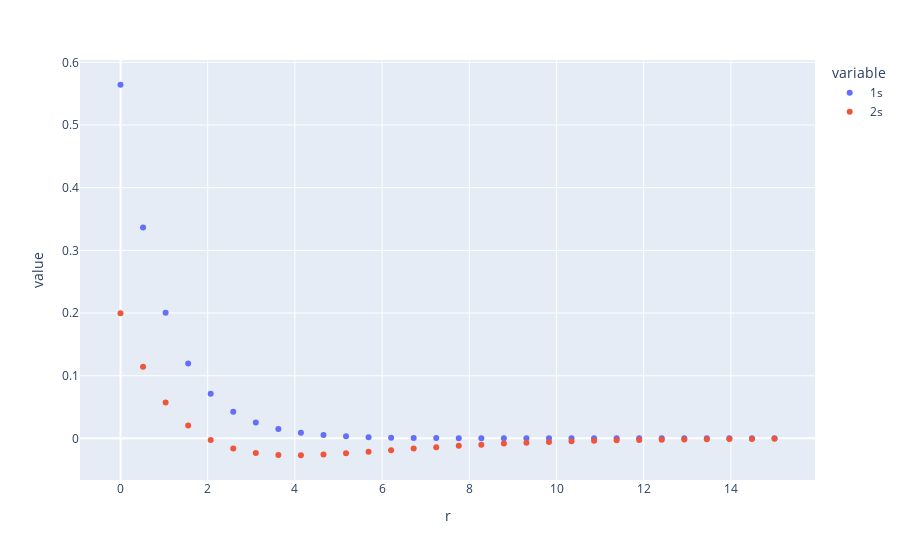

The notebook cell saved with this chart:
### Code cell
fig = px.scatter(s_orbitals, x = 'r', y = ['1s', '2s'])
fig.show()

# Look how interactive it is! 
# You can export this to html!!!!!

# https://education.molssi.org/python-visualization/plotly/plotly-express.html

### Figure 1 — Plotly figure (JSON) as saved in the notebook; plotly's stock layout.template omitted (floating-point values rounded to 4 significant figures)
{"data": [{"hovertemplate": "variable=1s<br>r=%{x}<br>value=%{y}<extra></extra>", "legendgroup": "1s", "marker": {"color": "#636efa", "symbol": "circle"}, "mode": "markers", "name": "1s", "orientation": "v", "showlegend": true, "type": "scatter", "x": [0, 0.5172, 1.034, 1.552, 2.069, 2.586, 3.103, 3.621, 4.138, 4.655, 5.172, 5.69, 6.207, 6.724, 7.241, 7.759, 8.276, 8.793, 9.31, 9.828, 10.34, 10.86, 11.38, 11.9, 12.41, 12.93, 13.45, 13.97, 14.48, 15], "xaxis": "x", "y": [0.5642, 0.3363, 0.2005, 0.1195, 0.07127, 0.04249, 0.02533, 0.0151, 0.009002, 0.005367, 0.003199, 0.001907, 0.001137, 0.0006779, 0.0004041, 0.0002409, 0.0001436, 8.563e-05, 5.105e-05, 3.043e-05, 1.814e-05, 1.082e-05, 6.448e-06, 3.844e-06, 2.292e-06, 1.366e-06, 8.145e-07, 4.856e-07, 2.895e-07, 1.726e-07], "yaxis": "y"}, {"hovertemplate": "variable=2s<br>r=%{x}<br>value=%{y}<extra></extra>", "legendgroup": "2s", "marker": {"color": "#EF553B", "symbol": "circle"}, "mode": "markers", "name": "2s", "orientation": "v", "showlegend": true, "type": "scatter", "x": [0, 0.5172, 1.034, 1.552, 2.069, 2.586, 3.103, 3.621, 4.138, 4.655, 5.172, 5.69, 6.207, 6.724, 7.241, 7.759, 8.276, 8.793, 9.31, 9.828, 10.34, 10.86, 11.38, 11.9, 12.41, 12.93, 13.45, 13.97, 14.48, 15], "xaxis": "x", "y": [0.1995, 0.1142, 0.05741, 0.02058, -0.002445, -0.01604, -0.02332, -0.02644, -0.02693, -0.02583, -0.02383, -0.0214, -0.01884, -0.01633, -0.01399, -0.01187, -0.009987, -0.008347, -0.006935, -0.005734, -0.00472, -0.00387, -0.003163, -0.002577, -0.002093, -0.001697, -0.001372, -0.001107, -0.0008918, -0.0007171], "yaxis": "y"}], "layout": {"legend": {"title": {"text": "variable"}, "tracegroupgap": 0}, "margin": {"t": 60}, "xaxis": {"anchor": "y", "domain": [0, 1], "title": {"text": "r"}}, "yaxis": {"anchor": "x", "domain": [0, 1], "title": {"text": "value"}}}}
